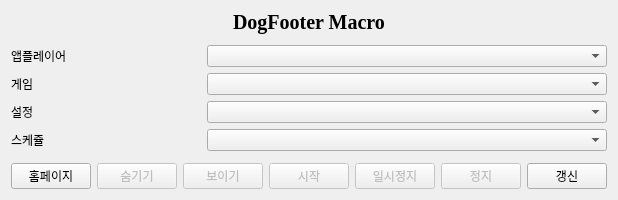
<?xml version="1.0" encoding="UTF-8"?>
<ui version="4.0">
 <class>DogfooterMacro</class>
 <widget class="QMainWindow" name="DogfooterMacro">
  <property name="geometry">
   <rect>
    <x>0</x>
    <y>0</y>
    <width>583</width>
    <height>200</height>
   </rect>
  </property>
  <property name="windowTitle">
   <string>DogfooterMacro</string>
  </property>
  <widget class="QWidget" name="centralWidget">
   <layout class="QHBoxLayout" name="horizontalLayout_2">
    <item>
     <layout class="QVBoxLayout" name="verticalLayout">
      <property name="spacing">
       <number>6</number>
      </property>
      <property name="topMargin">
       <number>0</number>
      </property>
      <property name="bottomMargin">
       <number>0</number>
      </property>
      <item>
       <layout class="QHBoxLayout" name="horizontalLayout_6">
        <item>
         <widget class="QLabel" name="label_5">
          <property name="styleSheet">
           <string notr="true">QLabel
{
 font-family: times, Times New Roman, times-roman, georgia, serif;
 font-size: 20px;
 font-weight: bold;

}</string>
          </property>
          <property name="text">
           <string>DogFooter Macro</string>
          </property>
          <property name="textFormat">
           <enum>Qt::AutoText</enum>
          </property>
          <property name="scaledContents">
           <bool>false</bool>
          </property>
          <property name="alignment">
           <set>Qt::AlignCenter</set>
          </property>
         </widget>
        </item>
       </layout>
      </item>
      <item>
       <spacer name="verticalSpacer">
        <property name="orientation">
         <enum>Qt::Vertical</enum>
        </property>
        <property name="sizeHint" stdset="0">
         <size>
          <width>20</width>
          <height>40</height>
         </size>
        </property>
       </spacer>
      </item>
      <item>
       <layout class="QHBoxLayout" name="horizontalLayout_3">
        <property name="bottomMargin">
         <number>0</number>
        </property>
        <item>
         <widget class="QLabel" name="label">
          <property name="text">
           <string>앱플레이어</string>
          </property>
         </widget>
        </item>
        <item>
         <widget class="QComboBox" name="appPlayer_comboBox">
          <property name="sizePolicy">
           <sizepolicy hsizetype="Preferred" vsizetype="Fixed">
            <horstretch>0</horstretch>
            <verstretch>0</verstretch>
           </sizepolicy>
          </property>
          <property name="minimumSize">
           <size>
            <width>400</width>
            <height>0</height>
           </size>
          </property>
         </widget>
        </item>
       </layout>
      </item>
      <item>
       <layout class="QHBoxLayout" name="horizontalLayout_4">
        <item>
         <widget class="QLabel" name="label_2">
          <property name="text">
           <string>게임</string>
          </property>
         </widget>
        </item>
        <item>
         <widget class="QComboBox" name="game_comboBox">
          <property name="minimumSize">
           <size>
            <width>400</width>
            <height>0</height>
           </size>
          </property>
         </widget>
        </item>
       </layout>
      </item>
      <item>
       <layout class="QHBoxLayout" name="horizontalLayout">
        <item>
         <widget class="QLabel" name="label_3">
          <property name="text">
           <string>설정</string>
          </property>
         </widget>
        </item>
        <item>
         <widget class="QComboBox" name="config_comboBox">
          <property name="minimumSize">
           <size>
            <width>400</width>
            <height>0</height>
           </size>
          </property>
          <property name="maxVisibleItems">
           <number>30</number>
          </property>
         </widget>
        </item>
       </layout>
      </item>
      <item>
       <layout class="QHBoxLayout" name="horizontalLayout_5">
        <item>
         <widget class="QLabel" name="label_4">
          <property name="text">
           <string>스케쥴</string>
          </property>
         </widget>
        </item>
        <item>
         <widget class="QComboBox" name="schedule_comboBox">
          <property name="minimumSize">
           <size>
            <width>400</width>
            <height>0</height>
           </size>
          </property>
          <property name="maxVisibleItems">
           <number>30</number>
          </property>
         </widget>
        </item>
       </layout>
      </item>
      <item>
       <spacer name="verticalSpacer_2">
        <property name="orientation">
         <enum>Qt::Vertical</enum>
        </property>
        <property name="sizeHint" stdset="0">
         <size>
          <width>20</width>
          <height>40</height>
         </size>
        </property>
       </spacer>
      </item>
      <item>
       <layout class="QHBoxLayout" name="horizontalLayout_7">
        <item>
         <widget class="QPushButton" name="homepage_pushButton">
          <property name="minimumSize">
           <size>
            <width>0</width>
            <height>0</height>
           </size>
          </property>
          <property name="text">
           <string>홈페이지</string>
          </property>
         </widget>
        </item>
        <item>
         <widget class="QPushButton" name="hide_pushButton">
          <property name="enabled">
           <bool>false</bool>
          </property>
          <property name="minimumSize">
           <size>
            <width>0</width>
            <height>0</height>
           </size>
          </property>
          <property name="text">
           <string>숨기기</string>
          </property>
         </widget>
        </item>
        <item>
         <widget class="QPushButton" name="show_pushButton">
          <property name="enabled">
           <bool>false</bool>
          </property>
          <property name="minimumSize">
           <size>
            <width>0</width>
            <height>0</height>
           </size>
          </property>
          <property name="text">
           <string>보이기</string>
          </property>
         </widget>
        </item>
        <item>
         <widget class="QPushButton" name="start_pushButton">
          <property name="enabled">
           <bool>false</bool>
          </property>
          <property name="minimumSize">
           <size>
            <width>0</width>
            <height>0</height>
           </size>
          </property>
          <property name="styleSheet">
           <string notr="true"/>
          </property>
          <property name="text">
           <string>시작</string>
          </property>
         </widget>
        </item>
        <item>
         <widget class="QPushButton" name="pause_pushButton">
          <property name="enabled">
           <bool>false</bool>
          </property>
          <property name="minimumSize">
           <size>
            <width>0</width>
            <height>0</height>
           </size>
          </property>
          <property name="text">
           <string>일시정지</string>
          </property>
         </widget>
        </item>
        <item>
         <widget class="QPushButton" name="stop_pushButton">
          <property name="enabled">
           <bool>false</bool>
          </property>
          <property name="minimumSize">
           <size>
            <width>0</width>
            <height>0</height>
           </size>
          </property>
          <property name="text">
           <string>정지</string>
          </property>
         </widget>
        </item>
        <item>
         <widget class="QPushButton" name="refresh_pushButton">
          <property name="text">
           <string>갱신</string>
          </property>
         </widget>
        </item>
       </layout>
      </item>
     </layout>
    </item>
   </layout>
  </widget>
 </widget>
 <layoutdefault spacing="6" margin="11"/>
 <resources/>
 <connections/>
</ui>
